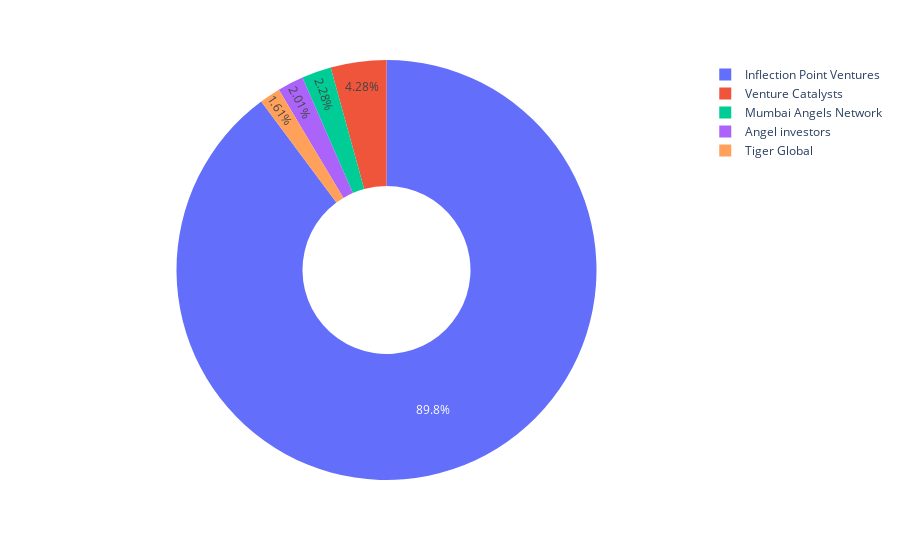

Write notebook code for a chart like this one.
### Code cell
# Group the DataFrame by the 'Stage' column and count the occurrences of each stage
Investor_counts = df.groupby('Investor')['Amount'].count().reset_index()

# Sort the counts in descending order and select the top 5 values
Investor_counts = Investor_counts.sort_values(by='Amount', ascending=False).head(5)

# Create the donut chart
fig = px.pie(Investor_counts, values='Amount', names='Investor', hole=.4)

fig.show()

### Figure 1 — Plotly figure (JSON) as saved in the notebook; plotly's stock layout.template omitted (floating-point values rounded to 4 significant figures)
{"data": [{"domain": {"x": [0, 1], "y": [0, 1]}, "hole": 0.4, "hovertemplate": "Investor=%{label}<br>Amount=%{value}<extra></extra>", "labels": ["Inflection Point Ventures", "Venture Catalysts", "Mumbai Angels Network", "Angel investors", "Tiger Global"], "legendgroup": "", "name": "", "showlegend": true, "type": "pie", "values": [671, 32, 17, 15, 12]}], "layout": {"legend": {"tracegroupgap": 0}, "margin": {"t": 60}}}
